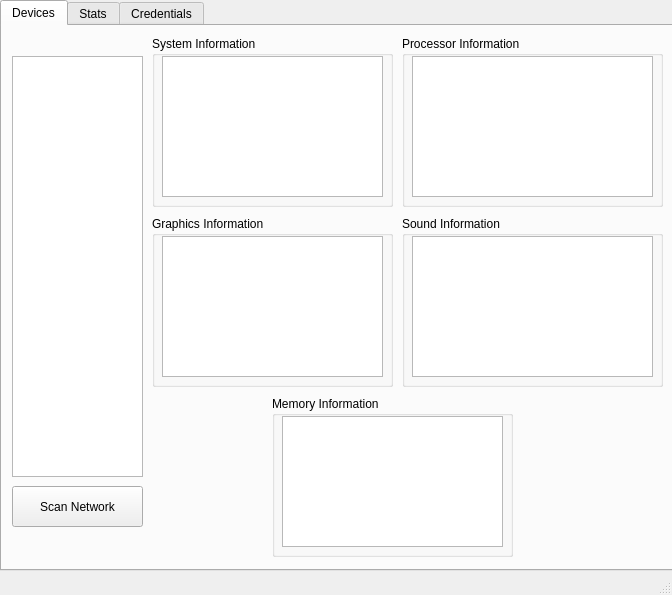
<?xml version="1.0" encoding="UTF-8"?>
<ui version="4.0">
 <class>NetworkAudit</class>
 <widget class="QMainWindow" name="NetworkAudit">
  <property name="geometry">
   <rect>
    <x>0</x>
    <y>0</y>
    <width>672</width>
    <height>595</height>
   </rect>
  </property>
  <property name="windowTitle">
   <string>MainWindow</string>
  </property>
  <widget class="QWidget" name="centralwidget">
   <widget class="QTabWidget" name="main_tab">
    <property name="geometry">
     <rect>
      <x>0</x>
      <y>0</y>
      <width>791</width>
      <height>571</height>
     </rect>
    </property>
    <property name="currentIndex">
     <number>0</number>
    </property>
    <widget class="QWidget" name="Devices">
     <attribute name="title">
      <string>Devices</string>
     </attribute>
     <widget class="QGroupBox" name="System">
      <property name="geometry">
       <rect>
        <x>150</x>
        <y>10</y>
        <width>241</width>
        <height>171</height>
       </rect>
      </property>
      <property name="title">
       <string>System Information</string>
      </property>
      <widget class="QPlainTextEdit" name="system_info">
       <property name="geometry">
        <rect>
         <x>10</x>
         <y>20</y>
         <width>221</width>
         <height>141</height>
        </rect>
       </property>
       <property name="readOnly">
        <bool>true</bool>
       </property>
      </widget>
     </widget>
     <widget class="QGroupBox" name="Processor">
      <property name="geometry">
       <rect>
        <x>400</x>
        <y>10</y>
        <width>261</width>
        <height>171</height>
       </rect>
      </property>
      <property name="title">
       <string>Processor Information</string>
      </property>
      <widget class="QPlainTextEdit" name="processor_info">
       <property name="geometry">
        <rect>
         <x>10</x>
         <y>20</y>
         <width>241</width>
         <height>141</height>
        </rect>
       </property>
       <property name="verticalScrollBarPolicy">
        <enum>Qt::ScrollBarAsNeeded</enum>
       </property>
       <property name="horizontalScrollBarPolicy">
        <enum>Qt::ScrollBarAsNeeded</enum>
       </property>
       <property name="readOnly">
        <bool>true</bool>
       </property>
      </widget>
     </widget>
     <widget class="QGroupBox" name="Graphics">
      <property name="geometry">
       <rect>
        <x>150</x>
        <y>190</y>
        <width>241</width>
        <height>171</height>
       </rect>
      </property>
      <property name="title">
       <string>Graphics Information</string>
      </property>
      <widget class="QPlainTextEdit" name="graphics_info">
       <property name="geometry">
        <rect>
         <x>10</x>
         <y>20</y>
         <width>221</width>
         <height>141</height>
        </rect>
       </property>
       <property name="readOnly">
        <bool>true</bool>
       </property>
      </widget>
     </widget>
     <widget class="QGroupBox" name="Sound">
      <property name="geometry">
       <rect>
        <x>400</x>
        <y>190</y>
        <width>261</width>
        <height>171</height>
       </rect>
      </property>
      <property name="title">
       <string>Sound Information</string>
      </property>
      <widget class="QPlainTextEdit" name="sound_info">
       <property name="geometry">
        <rect>
         <x>10</x>
         <y>20</y>
         <width>241</width>
         <height>141</height>
        </rect>
       </property>
       <property name="readOnly">
        <bool>true</bool>
       </property>
      </widget>
     </widget>
     <widget class="QGroupBox" name="Memory">
      <property name="geometry">
       <rect>
        <x>270</x>
        <y>370</y>
        <width>241</width>
        <height>161</height>
       </rect>
      </property>
      <property name="title">
       <string>Memory Information</string>
      </property>
     </widget>
     <widget class="QPushButton" name="scan_button">
      <property name="geometry">
       <rect>
        <x>10</x>
        <y>460</y>
        <width>131</width>
        <height>41</height>
       </rect>
      </property>
      <property name="text">
       <string>Scan Network</string>
      </property>
     </widget>
     <widget class="QListWidget" name="device_list">
      <property name="geometry">
       <rect>
        <x>10</x>
        <y>30</y>
        <width>131</width>
        <height>421</height>
       </rect>
      </property>
     </widget>
     <widget class="QPlainTextEdit" name="memory_info">
      <property name="geometry">
       <rect>
        <x>280</x>
        <y>390</y>
        <width>221</width>
        <height>131</height>
       </rect>
      </property>
      <property name="readOnly">
       <bool>true</bool>
      </property>
     </widget>
    </widget>
    <widget class="QWidget" name="Stats">
     <attribute name="title">
      <string>Stats</string>
     </attribute>
     <widget class="QWidget" name="chart_grid" native="true">
      <property name="geometry">
       <rect>
        <x>0</x>
        <y>0</y>
        <width>331</width>
        <height>521</height>
       </rect>
      </property>
      <widget class="QPlainTextEdit" name="os">
       <property name="geometry">
        <rect>
         <x>10</x>
         <y>30</y>
         <width>141</width>
         <height>161</height>
        </rect>
       </property>
       <property name="sizeAdjustPolicy">
        <enum>QAbstractScrollArea::AdjustToContentsOnFirstShow</enum>
       </property>
       <property name="undoRedoEnabled">
        <bool>false</bool>
       </property>
       <property name="readOnly">
        <bool>true</bool>
       </property>
      </widget>
      <widget class="QPlainTextEdit" name="proc">
       <property name="geometry">
        <rect>
         <x>180</x>
         <y>30</y>
         <width>141</width>
         <height>161</height>
        </rect>
       </property>
       <property name="sizeAdjustPolicy">
        <enum>QAbstractScrollArea::AdjustToContentsOnFirstShow</enum>
       </property>
       <property name="readOnly">
        <bool>true</bool>
       </property>
      </widget>
      <widget class="QPlainTextEdit" name="videocard">
       <property name="geometry">
        <rect>
         <x>10</x>
         <y>250</y>
         <width>141</width>
         <height>151</height>
        </rect>
       </property>
       <property name="sizeAdjustPolicy">
        <enum>QAbstractScrollArea::AdjustToContentsOnFirstShow</enum>
       </property>
       <property name="readOnly">
        <bool>true</bool>
       </property>
      </widget>
      <widget class="QPlainTextEdit" name="soundcard">
       <property name="geometry">
        <rect>
         <x>180</x>
         <y>250</y>
         <width>141</width>
         <height>151</height>
        </rect>
       </property>
       <property name="sizeAdjustPolicy">
        <enum>QAbstractScrollArea::AdjustToContentsOnFirstShow</enum>
       </property>
       <property name="readOnly">
        <bool>true</bool>
       </property>
      </widget>
      <widget class="QLabel" name="os_stats">
       <property name="geometry">
        <rect>
         <x>10</x>
         <y>10</y>
         <width>47</width>
         <height>13</height>
        </rect>
       </property>
       <property name="text">
        <string>OS stats</string>
       </property>
      </widget>
      <widget class="QLabel" name="processor_stats">
       <property name="geometry">
        <rect>
         <x>180</x>
         <y>10</y>
         <width>91</width>
         <height>16</height>
        </rect>
       </property>
       <property name="text">
        <string>Processor stats</string>
       </property>
      </widget>
      <widget class="QLabel" name="video_card_stats">
       <property name="geometry">
        <rect>
         <x>10</x>
         <y>230</y>
         <width>121</width>
         <height>16</height>
        </rect>
       </property>
       <property name="text">
        <string>Video Card stats</string>
       </property>
      </widget>
      <widget class="QLabel" name="sound_card_stats">
       <property name="geometry">
        <rect>
         <x>180</x>
         <y>230</y>
         <width>111</width>
         <height>16</height>
        </rect>
       </property>
       <property name="text">
        <string>Sound card stats</string>
       </property>
      </widget>
      <widget class="QPushButton" name="graphs">
       <property name="geometry">
        <rect>
         <x>90</x>
         <y>430</y>
         <width>151</width>
         <height>41</height>
        </rect>
       </property>
       <property name="text">
        <string>Show Graphs</string>
       </property>
      </widget>
     </widget>
     <widget class="QLabel" name="label">
      <property name="geometry">
       <rect>
        <x>340</x>
        <y>10</y>
        <width>291</width>
        <height>481</height>
       </rect>
      </property>
      <property name="text">
       <string/>
      </property>
     </widget>
    </widget>
    <widget class="QWidget" name="Credentials">
     <attribute name="title">
      <string>Credentials</string>
     </attribute>
     <widget class="QGroupBox" name="wmi">
      <property name="geometry">
       <rect>
        <x>10</x>
        <y>20</y>
        <width>251</width>
        <height>191</height>
       </rect>
      </property>
      <property name="title">
       <string>WMI</string>
      </property>
      <widget class="QPlainTextEdit" name="wmi_login">
       <property name="geometry">
        <rect>
         <x>10</x>
         <y>20</y>
         <width>231</width>
         <height>31</height>
        </rect>
       </property>
      </widget>
      <widget class="QPlainTextEdit" name="wmi_password">
       <property name="geometry">
        <rect>
         <x>10</x>
         <y>80</y>
         <width>231</width>
         <height>31</height>
        </rect>
       </property>
      </widget>
      <widget class="QPushButton" name="wmi_save">
       <property name="geometry">
        <rect>
         <x>10</x>
         <y>130</y>
         <width>241</width>
         <height>31</height>
        </rect>
       </property>
       <property name="text">
        <string>Save</string>
       </property>
      </widget>
     </widget>
     <widget class="QGroupBox" name="ssh">
      <property name="geometry">
       <rect>
        <x>310</x>
        <y>20</y>
        <width>251</width>
        <height>191</height>
       </rect>
      </property>
      <property name="title">
       <string>SSH</string>
      </property>
      <widget class="QPlainTextEdit" name="ssh_login">
       <property name="geometry">
        <rect>
         <x>10</x>
         <y>20</y>
         <width>231</width>
         <height>31</height>
        </rect>
       </property>
      </widget>
      <widget class="QPlainTextEdit" name="ssh_password">
       <property name="geometry">
        <rect>
         <x>10</x>
         <y>80</y>
         <width>231</width>
         <height>31</height>
        </rect>
       </property>
      </widget>
      <widget class="QPushButton" name="ssh_save">
       <property name="geometry">
        <rect>
         <x>10</x>
         <y>130</y>
         <width>231</width>
         <height>31</height>
        </rect>
       </property>
       <property name="text">
        <string>Save</string>
       </property>
      </widget>
     </widget>
    </widget>
   </widget>
  </widget>
  <widget class="QStatusBar" name="statusbar"/>
  <widget class="QMenuBar" name="menubar">
   <property name="geometry">
    <rect>
     <x>0</x>
     <y>0</y>
     <width>672</width>
     <height>21</height>
    </rect>
   </property>
  </widget>
 </widget>
 <resources/>
 <connections/>
</ui>
